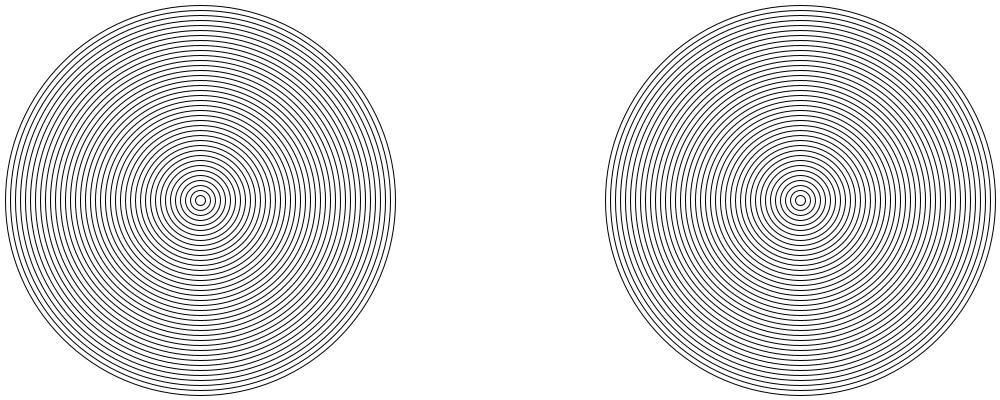
Frame 1 (no input)
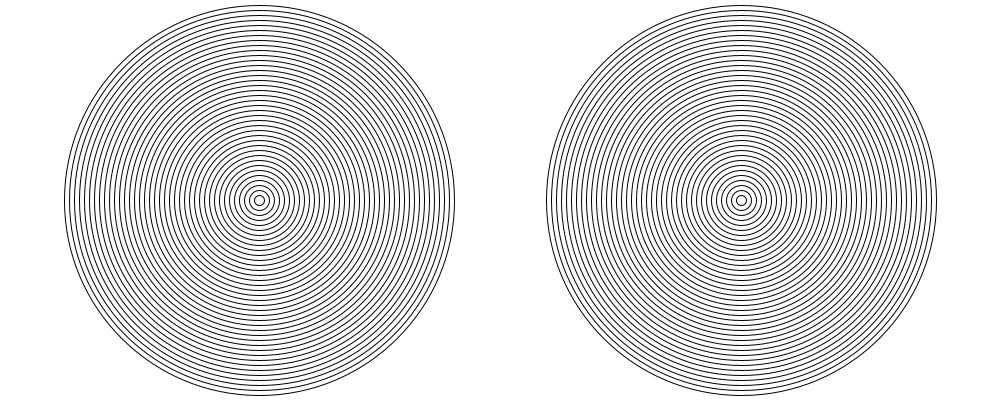
Frame 60 (the mouse pressed at the canvas centre just before this capture)
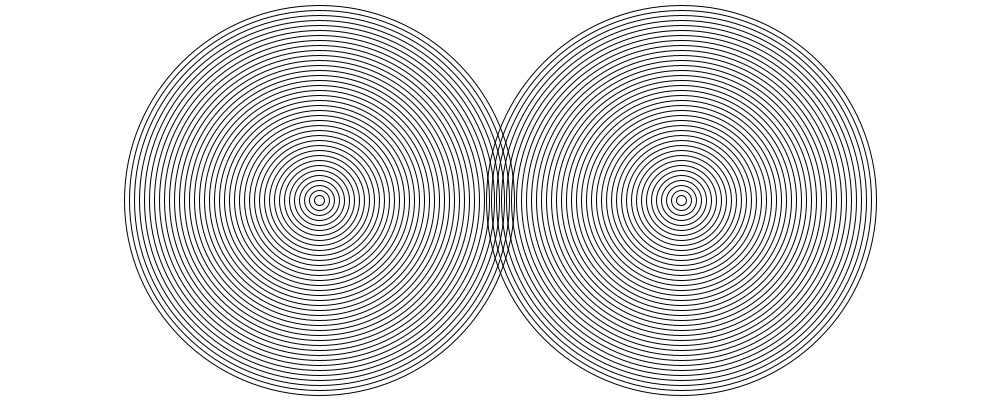
Frame 120 (the mouse held since frame 60 and released just before this capture)

The Processing sketch that drew these frames (run headless with seeded random() and noise(); from frame 60 on, the mouse is pressed at the canvas centre):

// Processing sketch: amazingRings
// ── amazingRings.pde
  int move=200;
  int move2=800;
  int speed=1;
void setup(){
  size(1000,400);
}

void draw(){
  int bullseye=400;
  background(#FFFFFF);
  for (int i=0; i<40; i++){
    noFill();
    bullseye=bullseye-10;
    ellipse(move,200,bullseye,bullseye);
  }
    move=move+speed;
    bullseye=400;
  for (int i=0; i<40; i++){
    noFill();
    bullseye=bullseye-10;
    ellipse(move2,200,bullseye,bullseye);
  }
  move2= move2-speed;
  if(move>=width||move2>=width){
    speed*=-1;
  }
}
